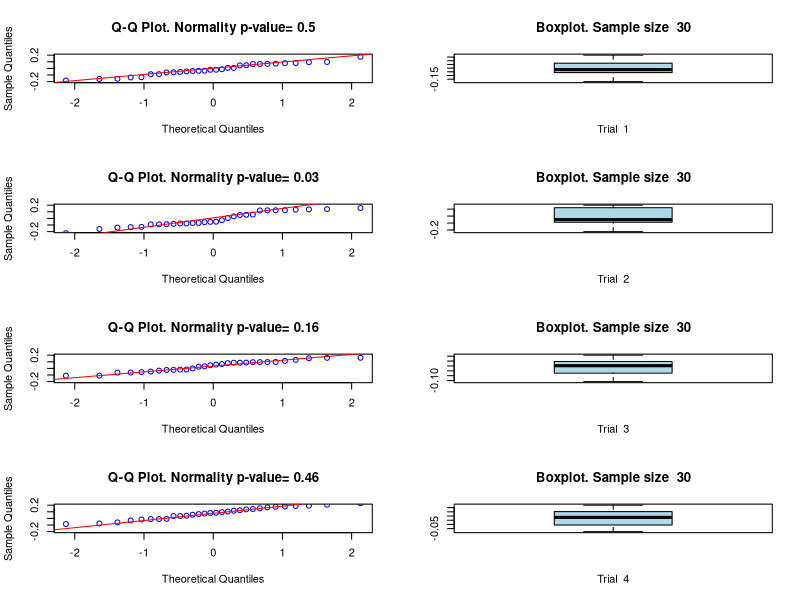
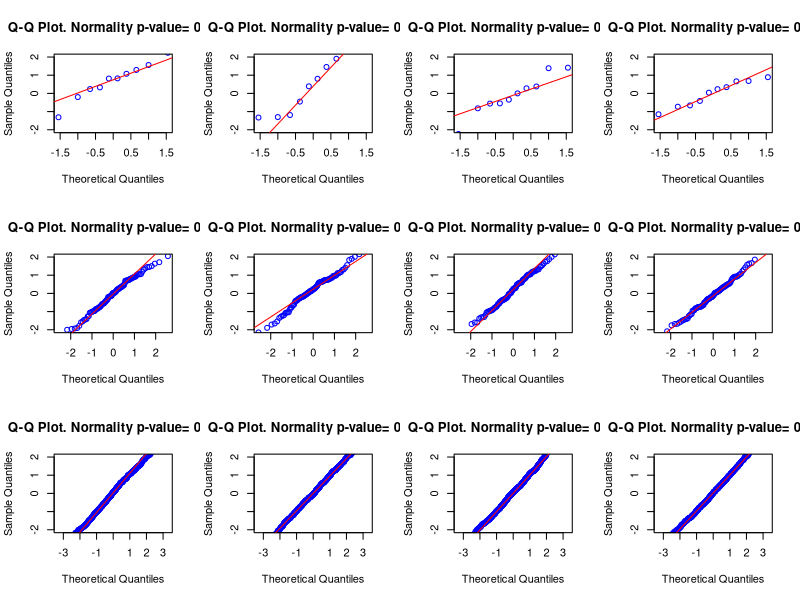

Write R code to recreate these figures, in order. (Note: this script raises an error after producing the figures.)
## ---- chunk 1
knitr::opts_chunk$set(echo = TRUE)
## ---- chunk 2
#R Code here

# Lets assign the sample size of 100 to variable "S" to reuse it in this assignment.
S <- 100

# Now get S number of Normally distributed random numbers.
y <- rnorm(S)

## ---- chunk 3
#R code here

# Mean and Std. Deviation funcitons:
mu <- mean(y)
sigma <- sd(y)

# Let's print them using the paste() function.
# Keep the display to 2 decimal points.
paste(' Mean of y = ', round(mu, digits=2))
paste(' Standard deviation of y = ', round(sigma, digits=2))

## ---- chunk 4
#R code here

# Let's assign our 30 experiments to a variable "N".
N <- 30

# Initialize vector AVG of size 30
AVG <- numeric(N)

# Run a loop that gets a new data sample, calculates the mean and sd, and stores the result in AVG.
for (i in 1:N) {
  # AVG is an indexed vector that will take values from A[1] to A[30] as we loop through.
  # Store the mean of a Normally distributed sample of size S into AVG[i]. It will happen N times.
  AVG[i] <- mean(rnorm(S))
}

# Coming out of the loop, we have a vector AVG with 30 values.
# Calculate the standard deviation of AVG.
SIGMA <- sd(AVG)

# Display SD below
paste('The standard deviation of AGG is ', round(SIGMA, 2))
## ---- chunk 5
#R code here

par(mfrow = c(4, 2))

# Loop through the trial runs, or experiments.
for (i in 1:4) {
  # Run a loop that gets a new data sample, calculates the mean and sd, and stores the result in AVG.
  # First get an N vector AVG with the means of random numbers
  for (j in 1:N) {
    # AVG is an indexed vector that will take values from A[1] to A[30] as we loop through.
    # Store the mean of a Normally distributed sample of size S into AVG[i]. It will happen N times.
    AVG[j] <- mean(rnorm(S))
  }
  SHAPIRO <- shapiro.test(AVG)
  qqnorm(AVG, 
         ylim=c(-0.2, 0.2), 
         col='blue', 
         main=paste('Q-Q Plot. Normality p-value=', round(SHAPIRO$p.value, 2)))
  qqline(AVG, 
         ylim=c(-0.2, 0.2), 
         col='red')
  boxplot(AVG, 
          col='lightblue',
          main=paste('Boxplot. Sample size ', N),
          xlab=paste('Trial ', i))
}


## ---- chunk 6
#R Code Here

par(mfrow = c(3, 4))

# S is a vector that contains hte different sample sizes 10, 100, and 1000.
S <- c(10, 100, 1000)

# Now we loop through the 3 sets of 4 experiments each.
for (i in 1:3) {
  # Now run the 4 experiments
  for (j in 1:4) {
    # Run a trial sample size S[i] based on the S vector above.
    SAMPLE <- rnorm(S[i])
    SHAPIRO <- shapiro.test(SAMPLE)
    # ntest.p.value[i] <- SHAPIRO$p.value
    qqnorm(SAMPLE, 
          ylim=c(-2, 2), 
          col='blue', 
          main=paste('Q-Q Plot. Normality p-value=', round(SHAPIRO$p.value, 2)))
    qqline(SAMPLE, 
          ylim=c(-2, 2), 
          col='red')
  }
}

## ---- chunk 7
#R Code Here

# Sample size
N <- 30

# Let's bound our story to a maximum degrees of freedom
Max_D <- N-1

TRIALS <- 100
# Initialize two dataframes: one for chisq and one for t distribution
chi_p.value <- as.data.frame(matrix(NA, nrow = TRIALS*Max_D, ncol=3))
t_p.value <- as.data.frame(matrix(NA, nrow = TRIALS*Max_D, ncol=3))

par(mfrow = c(5, 4))

# Initialize observation number
obs <- 0

# Loop from 1 to S-1 degree of freedom experiments each.
# for (i in 1:(N-1)) {
for (i in 1:Max_D) {

  # Now I am going to run 100 trials for each experiment
  # To do multiple tests and plot a boxplot of p-values
  # Trials within an experiment
  for (j in 1:TRIALS) {
    
    obs <- obs + 1
    # Run Chi-Square distribution trials
    CHI_SAMPLE <- rchisq(N, i)
    CHI_SHAPIRO <- shapiro.test(CHI_SAMPLE)
    
    # Store it in the dataframe
    chi_p.value[obs, 1] <- i
    chi_p.value[obs, 2] <- CHI_SHAPIRO$p.value
    chi_p.value[obs, 3] <- 'chisq'
    
    # Run t-distribution trials.
    T_SAMPLE <- rt(N, i)
    T_SHAPIRO <- shapiro.test(T_SAMPLE)
    
    # Store it in the dataframe
    t_p.value[obs, 1] <- i
    t_p.value[obs, 2] <- T_SHAPIRO$p.value
    t_p.value[obs, 3] <- 't'
    
  }
  
  # Q-Q plot the last trial
  qqnorm(CHI_SAMPLE,
        #ylim=c(-2, 2),
        col='blue',
        main=paste('Q-Q Chi: DF', i, 'p-val ', round(CHI_SHAPIRO$p.value,2)),
        cex.main=1,)
  qqline(CHI_SAMPLE,
        #ylim=c(-2, 2),
        col='red')

  qqnorm(T_SAMPLE,
        #ylim=c(-2, 2),
        col='green',
        main=paste('Q-Q T: DF', i, 'p-val ', round(T_SHAPIRO$p.value,2)),
        cex.main=1,)
  qqline(T_SAMPLE,
        #ylim=c(-2, 2),
        col='red')

}
## ---- chunk 8
# BOxplot of p-values

#chi_p.value[complete.cases(chi_p.value,)]
colnames(chi_p.value) <- c('deg_of_freedom', 'p_value', 'distribution')
colnames(t_p.value) <- c('deg_of_freedom', 'p_value', 'distribution')

par(mfrow = c(1, 2))

boxplot(p_value~deg_of_freedom, chi_p.value, 
        col = 'lightblue',
        main='ChiSq: deg. freedom vs. p-values',
        ylab = 'Normality p-value (red line at 0.05)',
        xlab = 'ChiSq distribution degrees of freedom',
        cex.main=1,
        cex.axis=0.7)
abline(v=20, h=0.05, col='red')

boxplot(p_value~deg_of_freedom, t_p.value, 
        col = 'lightgreen',
        main = 't: deg. freedom vs. p-values',
        ylab = 'Normality p-value (red line at 0.05)',
        xlab = 'T distribution degrees of freedom',
        cex.main=1,
        cex.axis=0.7)
abline(v=6, h=0.05, col='red')

## ---- chunk 9
#R Code Here

par(mfrow = c(2, 2))

# The question clearly focuses on the mean of a sample with size 144 accounts.

# Before I go there, I would like to display the statistics on the probability of a 
# single draw, that is drawing a single account from the full population accounts in this bank.
#
# So fo from 350-250 = 100 to 350+250=600 and make it a 1 dollar increment, so get 500 points.

# This will be our horizontal axis in our density plot of the accounts balance.
balance <- pretty(c(100, 600), 500)

# Now the probability of the balance from one draw.
# I am assuming we have a Normal distribution, thinking of large numbers, but we don't know.
# The problem did not state what distribution we have, and it is possible it could be skewed right.
prob_one_draw <- dnorm(balance, mean=350, sd=58)

# If the question was asking for the probability of drawing one account,
# the probability for such one account being less than 356.6 would be determined as follows:
p_356.6_draw_one_account <- pnorm(356.6, 350, 58)

# Plot the density function pertaining the the daily balances of the accounts
plot(balance, prob_one_draw, 
     type = 'l', 
     main='Average daily balance Normal distribution (shade < $356.60)',
     ylab = 'Normal density',
     xlab = 'Average daily balance per bank account ($USD) \n red line on 356.6',
     ylim = c(0, 0.007))

# From textbook 'Data Analysis and Graphics Using R' by Maindonald and Braun, page 85.
# The area under the shade is the probability that an account will have an average balance less than $356.60
polygon(c(balance[balance < 356.6], 356.6), c(dnorm(balance[balance < 356.6], 350, 58), 0), col='lightblue')
abline(v=356.6, col='red')
text(175, 0.004, paste("One draw, \n p(balance<356.6) = ", round(p_356.6_draw_one_account,2)))
arrows(200, 0.003, 300, 0.002)

# But the problem asks for the mean of sample size 144 accounts
one_144_sample <- rnorm(144, 350, 58)

hist(one_144_sample,
     main='One sample of 144 accounts',
     ylab = 'Frequency',
     xlab = 'Average daily balance from the sample ($USD) \n blue line on mean, red line on 356.6',
     col = 'lightblue')
abline(v=mean(one_144_sample), col='blue')
abline(v=356.6, col='red')


# Now the sample can be drawn many times. 
# The problem ask us to draw a sample of 144 checking accounts
# Let's do this S times for example

# Initialize a vector of S values to store S trials

S <- 30
calculated_mean <- numeric(S)

# And a logical vector to test if the mean is below 356.6
below_356.6 <- logical(S)
for (i in 1:S){
  calculated_mean[i] <- mean(rnorm(144, 350, 58))
  if (calculated_mean[i] < 356.6) {
    below_356.6[i] = TRUE
  } else {
    below_356.6[i] = FALSE
  }
}

sample_mean <- mean(calculated_mean)

sample_sd <- sd(calculated_mean)

sem <- sample_sd / sqrt(S)

# Now determine the probability 
p_356.6_theoretical_sample_means <- pnorm(356.6, sample_mean, sem)

calc_30_prob_below_356.6 <- sum(below_356.6) / S


mean_samples <- pretty(c(340, 360), 200)

# Now the probability of having that amount saved is our height. I will call it height.
# I am assuming we have a Normal distribution, thinking of large numbers, but we don't know.
# The problem did not state what distribution we have, and it is possible it could be skewed right.
prob_samples <- dnorm(mean_samples, mean=sample_mean, sd=sem)

# Plot the density function pertaining the the daily balances of the accounts
plot(mean_samples, prob_samples, 
     type = 'l', 
     main='Means of samples size 144 (shade < $356.60)',
     ylab = 'Normal density',
     xlab = 'Average means of sample size 144 ($USD) \n red line on 356.6')
polygon(c(mean_samples[mean_samples < 356.6], 356.6), c(dnorm(mean_samples[mean_samples < 356.6], sample_mean, sem), 0), col='lightblue')
abline(v=356.6, col='red')
text(344, 0.2, paste("30 samples size 144, \n Calculated p(mean<356.6) \n = ", round(calc_30_prob_below_356.6,2)))
arrows(345, 0.15, 350, 0.1)

### Repeat, but this time use a bigger number like 100
# Initialize a vector of S values to store S trials

S <- 100
calculated_mean <- numeric(S)

# And a logical vector to test if the mean is below 356.6
below_356.6 <- logical(S)
for (i in 1:S){
  calculated_mean[i] <- mean(rnorm(144, 350, 58))
  if (calculated_mean[i] < 356.6) {
    below_356.6[i] = TRUE
  } else {
    below_356.6[i] = FALSE
  }
}

sample_mean <- mean(calculated_mean)

sample_sd <- sd(calculated_mean)

sem <- sample_sd / sqrt(S)

# Now determine the probability 
p_356.6_theoretical_sample_means <- pnorm(356.6, sample_mean, sem)

calc_100_prob_below_356.6 <- sum(below_356.6) / S


mean_samples <- pretty(c(340, 360), 200)

# Now the probability of having that amount saved is our height. I will call it height.
# I am assuming we have a Normal distribution, thinking of large numbers, but we don't know.
# The problem did not state what distribution we have, and it is possible it could be skewed right.
prob_samples <- dnorm(mean_samples, mean=sample_mean, sd=sem)

# Plot the density function pertaining the the daily balances of the accounts
plot(mean_samples, prob_samples, 
     type = 'l', 
     main='Means of samples size 144 (shade < $356.60)',
     ylab = 'Normal density',
     xlab = 'Average means of sample size 144 ($USD) \n red line on 356.6')
polygon(c(mean_samples[mean_samples < 356.6], 356.6), c(dnorm(mean_samples[mean_samples < 356.6], sample_mean, sem), 0), col='lightblue')
abline(v=356.6, col='red')
text(345, 0.3, paste("100 samples size 144, \n Calculated p(mean<356.6) \n = ", round(calc_100_prob_below_356.6,2)))
arrows(347, 0.19, 350, 0.1)



paste('Using a frequentist approach, the probability that the mean of a sample of 144 accounts is less than $ 356.6, based on 30 experiments, is ', round(calc_30_prob_below_356.6,4))
paste('Using a frequentist approach, the probability that the mean of a sample of 144 accounts is less than $ 356.6, based on 100 experiments, is ', round(calc_100_prob_below_356.6,4))
# This will be our horizontal axis in our density plot.

paste('Using a theoretical approach, the probability that the mean of a sample of 144 accounts is less than $ 356.6, based on a mean and SEM from 100 experiments, is ', round(p_356.6_theoretical_sample_means, 6))



## ---- chunk 10
#R Code Here
